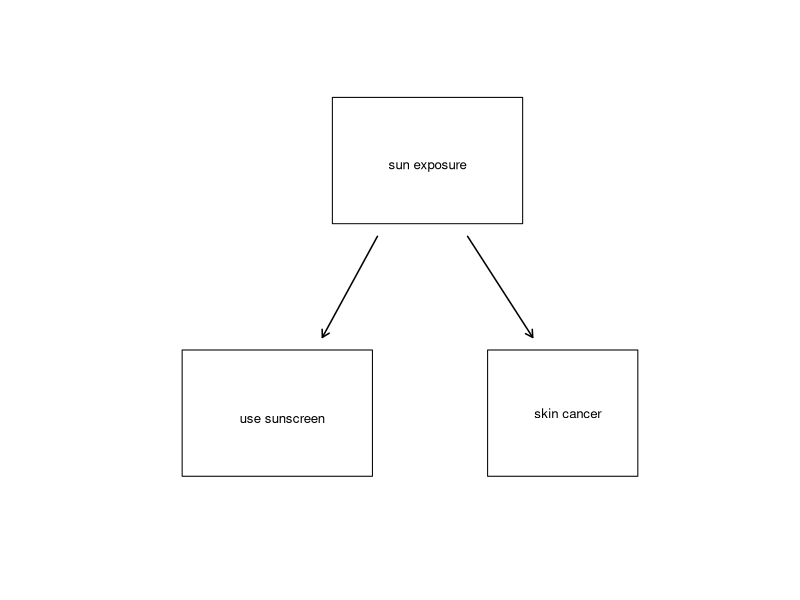

Write the R code that produced this figure. (Note: this script raises an error after producing the figure.)
## ---- chunk 1
plot(c(-0.05, 1.2), c(0.39, 1), type = 'n', axes = FALSE, xlab = "", ylab = "")

text(0.59, 0.89, 'sun exposure', cex = 0.8)
rect(0.4, 0.8, 0.78, 1)

text(0.3, 0.49, 'use sunscreen', cex = 0.8)
rect(0.1, 0.4, 0.48, 0.6)
arrows(0.49, 0.78, 0.38, 0.62, length = 0.08, lwd = 1.5)

text(0.87, 0.5, 'skin cancer', cex = 0.8)
rect(0.71, 0.4, 1.01, 0.6)
arrows(0.67, 0.78, 0.8, 0.62, length = 0.08, lwd = 1.5)

arrows(0.5, 0.5, 0.69, 0.5, length = 0.08, col = COL[6, 2])
#text(0.6, 0.495, 'X', cex = 2, col = COL[4])
text(0.595, 0.565, "?", cex = 1.5, col = COL[4])

## ---- chunk 2
SAT %>%
  gf_point(sat ~ expend, xlab = "Expenditure per pupil", 
           ylab = "Average SAT score", 
           title = "SAT Scores versus Expenditures") %>%
  gf_theme(theme_classic())

## ---- chunk 3
SAT %>% 
  mutate(fracGroup = derivedFactor(
Hi = (frac > 40),
Low = (frac <= 40) )) %>%
  gf_point(sat ~ expend, color = ~fracGroup, 
           xlab = "Expenditure per pupil", ylab = "Average SAT score", 
           title = "SAT Scores versus Expenditures") %>%
  gf_lm() %>%
  gf_theme(theme_classic()) %>%
  gf_labs(color = "Fraction")
## ---- chunk 4
county_subset <- county_complete %>% 
  select(name, state, pop2000, pop2010, fed_spend = fed_spending_2009, 
         poverty = poverty_2010, homeownership = homeownership_2010, 
         multi_unit = housing_multi_unit_2010, income = per_capita_income_2010, 
         med_income = median_household_income_2010) %>%
  mutate(fed_spend = fed_spend / pop2010)
## ---- chunk 5
pch <- 1
cex <- sqrt(county_subset$pop2010 / 1e6)
colPop <- fadeColor(ifelse(cex > 0.35, COL[4], COL[1]), 
                    substr(gray(0.6 + cex*0.1), 2, 3))
colSm <- colPop
cexF <- 2
cex <- 0.7
pch <- 20
gp1 <- cex < 0.32
colSm  <- COL[1, 3]
colPop <- COL[1, 3]
cexF   <- 1
plot(county_subset$multi_unit[gp1], county_subset$homeownership[gp1], 
     pch = pch, col = colSm, xlab = "", ylab = "Percent of Homeownership", 
     axes = FALSE, cex = ifelse(cex < 0.32, 0.32, cex)[gp1], 
     xlim = range(county_subset$multi_unit), 
     ylim = range(county_subset$homeownership))
at = seq(0, 100, 20)
axis(1, at, paste0(at, "%"))
axis(2, at, paste0(at, "%"))
box()
points(county_subset$multi_unit[!gp1], county_subset$homeownership[!gp1], 
       pch = pch, col = colPop, xlab = "", ylab = "Percent of Homeownership", 
       cex = ifelse(cex < 0.32, 0.32, cex)[!gp1])
points(county_subset$multi_unit[!gp1], county_subset$homeownership[!gp1], 
       pch = 20, cex = 0.2, col = COL[5, 3])
#points(cc$housing_multi_unit, cc$home_ownership, pch = ".", cex = 1)
#rug(county$poverty[county$fed_spend > 40], side = 3)
mtext("Percent of Units in Multi-Unit Structures", 1, 1.9, cex = 1)
## ---- chunk 6

data(COL)
set.seed(3)
N <- 108
n <- 18
colSamp <- COL[4]
PCH <- rep(c(1, 3, 20)[3], 3)

col <- rep(COL[1], N)
pch <- PCH[match(col, COL)]

#=====> SRS <=====#
plot(0, xlim = c(0, 2), ylim = 0:1, type = 'n', 
     axes = FALSE, xlab = "", ylab = "")
box()
x   <- runif(N, 0, 2)
y   <- runif(N)
inc <- n
points(x, y, col = col, pch = pch)

these <- sample(N, n)
points(x[these], y[these], pch = 20, cex = 0.8, col = colSamp)
points(x[these], y[these], cex = 1.4, col = colSamp)

## ---- chunk 7


#=====> Stratified <=====#
PCH <- rep(c(1, 3, 20)[3], 3)
plot(0, xlim = c(0, 2), ylim = 0:1, type = 'n', 
     axes = FALSE, xlab = "", ylab = "")
box()
X    <- c(0.18, 0.3, 0.68, 1.18, 1.4, 1.74)
Y    <- c(0.2, 0.78, 0.44, 0.7, 0.25, 0.65)
locs <- c(1, 4, 5, 3, 6, 2)
gps  <- list()
N    <- 1.1*c(15, 12, 35, 22, 13, 28)
R    <- sqrt(N / 500)
p    <- matrix(c(12, 2, NA, 1, 2, NA, 4, 30, NA, 
                 19, 1, NA, 11, 0, NA, 3, 24, NA), 3)
p     <- round(p*1.1)
p[3,] <- N - p[1,] - p[2,]
above <- c(1, 1, 1, 1, -1, 1)
for(i in 1:6){
	hold <- seq(0, 2*pi, len = 99)
	x    <- X[i] + (R[i] + 0.01)*cos(hold)
	y    <- Y[i] + (R[i] + 0.01)*sin(hold)
	polygon(x, y, border = COL[5, 4])
	x    <- rep(NA, N[i])
	y    <- rep(NA, N[i])
	for(j in 1:N[i]){
		inside <- FALSE
		while(!inside){
			xx <- runif(1, -R[i], R[i])
			yy <- runif(1, -R[i], R[i])
			if(sqrt(xx^2 + yy^2) < R[i]){
				inside <- TRUE
				x[j] <- xx
				y[j] <- yy
			}
		}
	}
	type <- sample(1, N[i], TRUE)
	pch  <- PCH[type]
	col  <- COL[type]
	x    <- X[i] + x
	y    <- Y[i] + y
	points(x, y, pch = pch, col = col)
	these  <- sample(N[i], 3)
	points(x[these], y[these], pch = 20, cex = 0.8, col = colSamp)
	points(x[these], y[these], cex = 1.4, col = colSamp)
}
text(X, Y + above*(R + 0.01), paste("Stratum", 1:6), pos = 2 + above, cex = 1.1)


## ---- chunk 8

#=====> Cluster <=====#
PCH <- rep(c(1, 3, 20)[3], 3)
plot(0, xlim = c(0, 2), ylim = 0:1, type = 'n', 
     axes = FALSE, xlab = "", ylab = "")
box()
X    <- c(0.17, 0.19, 0.52, 0.85, 1, 1.22, 1.49, 1.79, 1.85)
Y    <- c(0.3, 0.75, 0.5, 0.26, 0.73, 0.38, 0.67, 0.3, 0.8)
locs <- c(1, 4, 5, 3, 6, 2)
gps  <- list()
N    <- c(18, 12, 11, 13, 16, 14, 15, 16, 12)
R    <- sqrt(N / 500)
p    <- matrix(c(6, 8, NA, 4, 4, NA, 4, 4, NA, 5, 4, NA, 8, 5, NA,
                 4, 5, NA, 5, 9, NA, 6, 5, NA, 4, 5, NA), 3)
p[3,] <- N - p[1,] - p[2,]
above <- c(-1, 1, 1, 1, 1, -1, 1, 1, 1)
for(i in 1:length(X)){
	hold <- seq(0, 2*pi, len = 99)
	x    <- X[i] + (R[i] + 0.02)*cos(hold)
	y    <- Y[i] + (R[i] + 0.02)*sin(hold)
	polygon(x, y, border = COL[5, 4])
	if(i %in% c(3, 4, 8)){
		polygon(x, y, border = COL[4], lty = 2, lwd = 1.5)
	}
	x    <- rep(NA, N[i])
	y    <- rep(NA, N[i])
	for(j in 1:N[i]){
		inside <- FALSE
		while(!inside){
			xx <- runif(1, -R[i], R[i])
			yy <- runif(1, -R[i], R[i])
			if(sqrt(xx^2 + yy^2) < R[i]){
				inside <- TRUE
				x[j] <- xx
				y[j] <- yy
			}
		}
	}
	type <- sample(1, N[i], TRUE)
	pch  <- PCH[type]
	col  <- COL[type]
	x    <- X[i] + x
	y    <- Y[i] + y
	points(x, y, pch = pch, col = col)
	these <- 1:N[i]
	if(i %in% c(3, 4, 8)){
	points(x[these], y[these], pch = 20, cex = 0.8, col = colSamp)
	points(x[these], y[these], cex = 1.4, col = colSamp)
		#points(x[these], y[these], pch = 19, col = colSamp)
	}
}
text(X, Y + above*(R+0.01), paste("Cluster", 1:length(X)), 
     pos = 2 + above, cex = 1.1)


## ---- chunk 9
set.seed(2)
xlim     <- c(0, 1)
slimBox3 <- 0.03
#COL      <- c("#225588", "#2266AA", "#882255", "#AA2266", "#000000", "#AAAAAA")
data(COL)

plot(c(0, 2.9), type = "n", axes = FALSE, 
     xlab = "", ylab = "", xlim = c(-0.1, 1.1))
rect(0, 2.2, 1, 2.9)
text(0.5, 2.885, "Numbered patients", pos = 3, cex = 0.9)
rect(0, 1.2, 0.45, 1.9)
rect(0.55, 1.2, 1, 1.9)
arrows(0.56, 2.17, 0.75, 2.02, length = 0.1, lwd = 1.37)
arrows(0.44, 2.17, 0.25, 2.02, length = 0.1, lwd = 1.37)
text(0.5, 2.07, "create\nblocks", cex = 0.8)
text(0.2, 1.89, "Low-risk patients", pos = 3, cex = 0.7)
text(0.2 + 0.55, 1.89, "High-risk patients", pos = 3, cex = 0.7)
rect(0, 0.48, 1, 0.9, border = COL[5])
rect(0, 0.00, 1, 0.42, border = COL[5])
#rect(0.55 + slimBox3, 0.48, 1, 0.9)
#rect(0.55 + slimBox3, 0.00, 1, 0.42)
arrows(0.09, 1.16, y1 = 1, length = 0.1, lwd = 1.37)
text(0.1, 1.08, "randomly\nsplit in half", cex = 0.7, pos = 4)
arrows(0.12 + 0.55, 1.16, y1 = 1, length = 0.1, lwd = 1.37)
text(0.13 + 0.55, 1.08, "randomly\nsplit in half", cex = 0.7, pos = 4)

#=====> Inner Box <=====#
rect(0.02, 0.50, 0.41, 0.88, border = COL[5, 3])
rect(0.02, 0.02, 0.41, 0.40, border = COL[5, 3])
rect(0.57 + slimBox3, 0.50, 0.98, 0.88, border = COL[5, 3])
rect(0.57 + slimBox3, 0.02, 0.98, 0.40, border = COL[5, 3])

#=====> Labels <=====#
rect(-0.05, 0.39 + 0.47, 0.14, 0.45 + 0.47, col = "#FFFFFF", border = COL[5])
text(0.02, 0.424 + 0.47, "Control", cex = 0.6, col = COL[5])

rect(-0.05, 0.39, 0.14, 0.45, col = "#FFFFFF", border = COL[5])
text(0.04, 0.424, "Treatment", cex = 0.6, col = COL[5])

n   <- 6*9
pch <- c(1, 20)[sample(2, n, TRUE, c(0.8, 1.2))]
cex <- rnorm(n, 1, 0.001)
k   <- 0
for(x in seq(0.1, 0.9, len = 9)){
	for(y in rev(seq(0.3, 0.8, len = 6))){
		k <- k + 1
		points(x, y + 2, pch = pch[k], cex = cex[k], col = COL[1 + 3*(pch[k] == 1)])
		text(x, y + 1.98, k, cex = 0.45, pos = 3, col = COL[1 + 3*(pch[k] == 1)])
	}
}

trmt  <- rep(NA, n)

these <- which(pch == 1)
trmt[sample(these, length(these) / 2)] <- "ctrl"
trmt[is.na(trmt) & pch == 1] <- "trmt"
k <- 0
x <- 0.078
y <- 1.83
for(i in these){
	k <- k + 1
	points(x, y, pch = pch[i], cex = cex[i], col = COL[4])
	text(x, y - 0.02, i, cex = 0.45, pos = 3, col = COL[4])
	if(y < 1.3){
		x <- x + 0.095
		y <- 1.83
	} else {
		y <- y - 0.11
	}
}
these <- which(pch != 1)
trmt[sample(these, length(these) / 2)] <- "ctrl"
trmt[is.na(trmt) & pch != 1] <- "trmt"
k <- 0
x <- 0.615
y <- 1.82
for(i in these){
	k <- k + 1
	points(x, y, pch = pch[i], cex = cex[i], col = COL[1])
	text(x, y - 0.02, i, cex = 0.45, pos = 3, col = COL[1])
	if(y < 1.3){
		x <- x + 0.08
		y <- 1.83
	} else {
		y <- y - 0.095
	}
}

#=====> Low Risk <=====#
k <- rep(0,4)
x <- c(0.10, 0.10, 0.665, 0.665)
y <- c(0.35, 0.83, 0.35, 0.83) - 0.03
for(i in 1:n){
	j <- 1
	if(trmt[i] == "trmt"){
		j <- j + 1
	}
	if(pch[i] != 1){
		j <- j + 2
	}
	k[j] <- k[j] + 1
	points(x[j], y[j], pch = pch[i], cex = cex[i], col = COL[1 + 3*(pch[i] == 1)])
	text(x[j], y[j] - 0.02, i, cex = 0.45, pos = 3, col = COL[1 + 3*(pch[i] == 1)])
	if(y[j] < 0.12 + 0.51*(j %in% c(2,4)) - 0.03){
		x[j] <- x[j] + 0.11 - 0.025*(j > 2)
		y[j] <- 0.35 + 0.48*(j %in% c(2,4)) - 0.03
	} else {
		y[j] <- y[j] - 0.085
	}
	#Sys.sleep(0.3)
}


